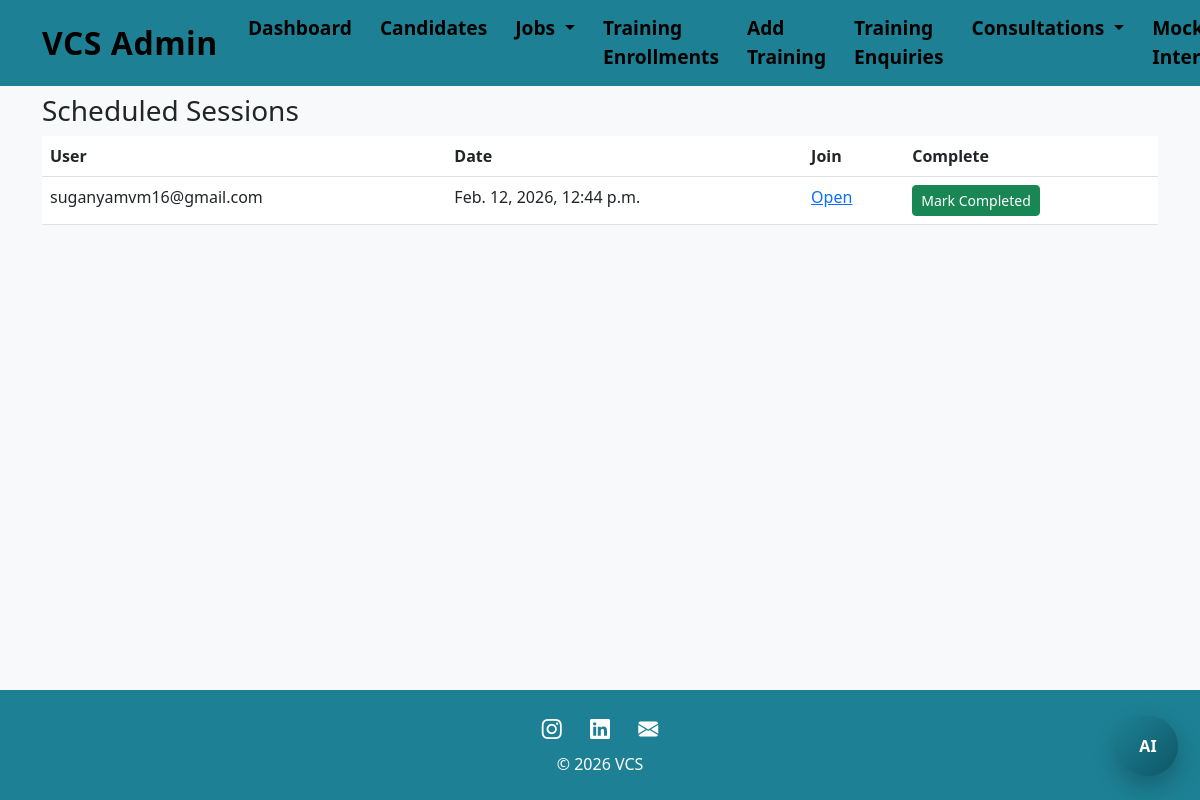
/consultation/admin/scheduled/ (signed in), run on an earlier commit of the app's database.
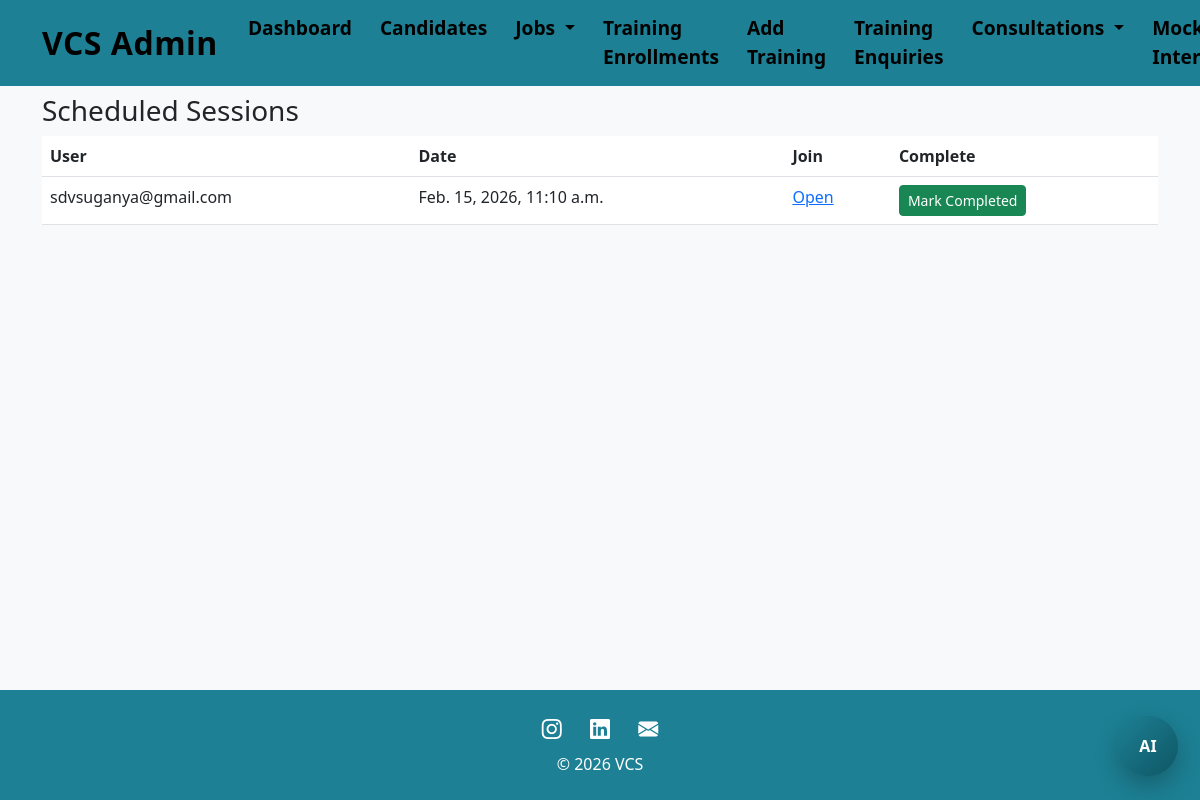
And on a later commit of the database.
### consultation/models.py (models this page shows, shortened)
class ConsultantSession(models.Model):
    REQUESTED = "REQUESTED"
    SCHEDULED = "SCHEDULED"
    COMPLETED = "COMPLETED"
    CANCELLED = "CANCELLED"
    STATUS_CHOICES = [
        (REQUESTED, "Requested"),
        (SCHEDULED, "Scheduled"),
        (COMPLETED, "Completed"),
        (CANCELLED, "Cancelled"),
    ]
    user = models.ForeignKey(User, on_delete=models.CASCADE, related_name="sessions")
    topic = models.CharField(max_length=200)
    message = models.TextField(blank=True)
    meeting_link = models.URLField(blank=True)
    scheduled_at = models.DateTimeField(null=True, blank=True)
    status = models.CharField(max_length=20, choices=STATUS_CHOICES, default=REQUESTED)
    created_at = models.DateTimeField(auto_now_add=True)

### accounts/models.py (models this page shows, shortened)
class User(AbstractUser):
    username = None
    email = models.EmailField(unique=True)
    full_name = models.CharField(max_length=100, blank=True)
    FREE = "FREE"
    PRO = "PRO"
    PRO_PLUS = "PRO_PLUS"
    PLAN_CHOICES = [
        (FREE, "Free"),
        (PRO, "Pro"),
        (PRO_PLUS, "Pro Plus"),
    ]
    plan = models.CharField(
        max_length=20,
        choices=PLAN_CHOICES,
        default=FREE
    )
    ACTIVE = "ACTIVE"
    EXPIRED = "EXPIRED"
    CANCELLED = "CANCELLED"
    TRIAL = "TRIAL"
    PLAN_STATUS = [
        (ACTIVE, "Active"),
        (EXPIRED, "Expired"),
        (CANCELLED, "Cancelled"),
        (TRIAL, "Trial"),
    ]
    plan_status = models.CharField(
        max_length=20,
        choices=PLAN_STATUS,
        default=TRIAL
    )
    plan_start = models.DateTimeField(null=True, blank=True)
    plan_end = models.DateTimeField(null=True, blank=True)
    ai_requests_used = models.IntegerField(default=0)
    job_applications_used = models.IntegerField(default=0)
    mentor_sessions_used = models.IntegerField(default=0)
    usage_reset_date = models.DateTimeField(default=timezone.now)
    USERNAME_FIELD = "email"
    REQUIRED_FIELDS = []
    objects = UserManager()

### accounts/decorators.py (the view)
    def wrapper(request, *args, **kwargs):
        if not request.user.is_authenticated:
            return redirect("login")
        if not request.user.is_staff:
            messages.error(request, "Access denied.")
            return redirect("dashboard")
        return view_func(request, *args, **kwargs)

### consultation/views_admin.py (called while the page is built)
@staff_required
def admin_session_scheduled(request):
    sessions = ConsultantSession.objects.filter(status="SCHEDULED").order_by("scheduled_at")
    return render(request, "consultation/admin/scheduled.html", {"sessions": sessions})

### consultation/templates/consultation/admin/scheduled.html
{% extends "accounts/base.html" %}
{% block content %}
<h3>Scheduled Sessions</h3>
<table class="table">
<tr>
  <th>User</th>
  <th>Date</th>
  <th>Join</th>
  <th>Complete</th>
</tr>
{% for s in sessions %}
<tr>
  <td>{{ s.user.email }}</td>
  <td>{{ s.scheduled_at }}</td>
  <td><a href="{{ s.meeting_link }}" target="_blank">Open</a></td>
  <td>
    <a href="{% url 'mark_completed' s.id %}" class="btn btn-success btn-sm">
      Mark Completed
    </a>
  </td>
</tr>
{% endfor %}
</table>
{% endblock %}

What changed in the data, as far as the page shows it:
no longer on this page (row edited): ConsultantSession: user.email "suganyamvm16@gmail.com", scheduled_at "Feb. 12, 2026, 12:44 p.m."
added ConsultantSession: user.email "sdvsuganya@gmail.com", scheduled_at "Feb. 15, 2026, 11:10 a.m."
